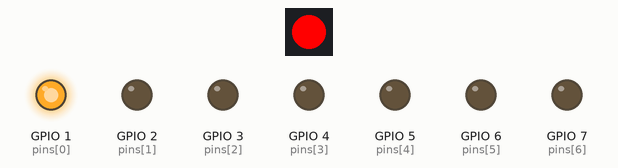
Recording of a program running on a simulated ESP32-S3. Shown: 1 RGB LEDs in strip order, left to right, output pins drawn as LEDs (lit = HIGH). Dim RGB values are drawn brighter than linear.

Above: at 0.2 s.
At 1.7 s:
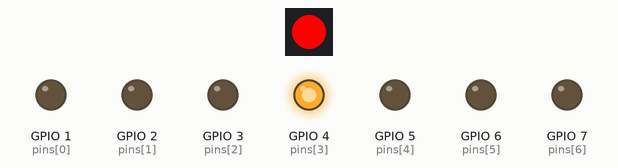
At 2.7 s:
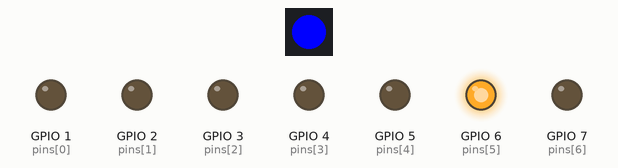
At 3.7 s:
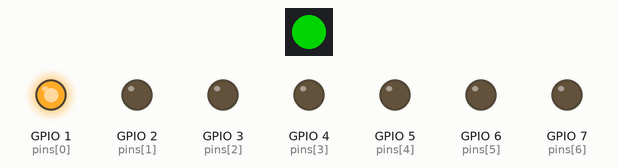
At 5.2 s:
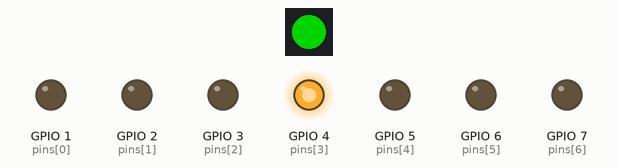
At 7.2 s:
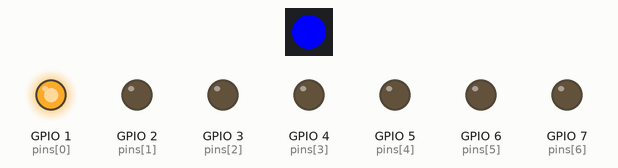
Timing chart, 0 to 8.1 s (numbered marks = the images above):
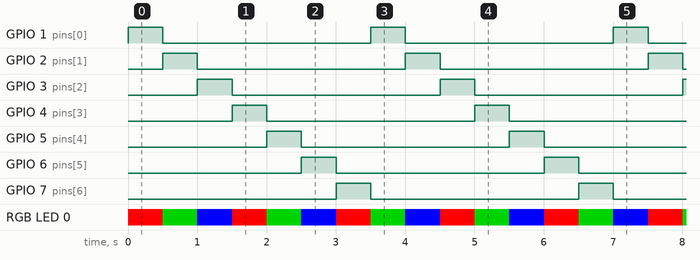

Measured:
- by itself, RGB LED 0: repeats every 1.5 s: RGB(0, 128, 0) 0.50 s, RGB(0, 0, 255) 0.50 s, RGB(255, 0, 0) 0.50 s
- by itself, GPIO 1 (pins[0]), GPIO 2 (pins[1]), GPIO 3 (pins[2]), GPIO 4 (pins[3]), GPIO 5 (pins[4]), GPIO 6 (pins[5]), GPIO 7 (pins[6]): alternates HIGH for 0.50 s and LOW for 3.0 s
- by itself, everything shown: repeats every 10.5 s, in 21 steps

The program:

main.cpp
```cpp
#include <Arduino.h>
#include <FastLED.h>

#define NUM_LEDS 1
#define DATA_PIN 48

CRGB leds[NUM_LEDS];
int colors[] = { CRGB::Red, CRGB::Green, CRGB::Blue };
uint8_t c = 0;

uint8_t pins[] = { 1, 2, 3, 4, 5, 6, 7 };
uint8_t n = 0;

void setup() {
    FastLED.addLeds<NEOPIXEL, DATA_PIN>(leds, NUM_LEDS);
    for (int i = 0; i < sizeof(pins)/sizeof(pins[0]); i++) {
        pinMode(pins[i], OUTPUT);
    }
}

void loop() {
    for (int i = 0; i < sizeof(pins)/sizeof(pins[0]); i++) {
        digitalWrite(pins[i], LOW);
    }
    digitalWrite(pins[n++], HIGH);
    if (n >= sizeof(pins)/sizeof(pins[0])) n = 0;

    leds[0] = colors[c++];
    FastLED.show();
    if (c >= sizeof(colors)/sizeof(colors[0])) c = 0;

    delay(500);
}
```
